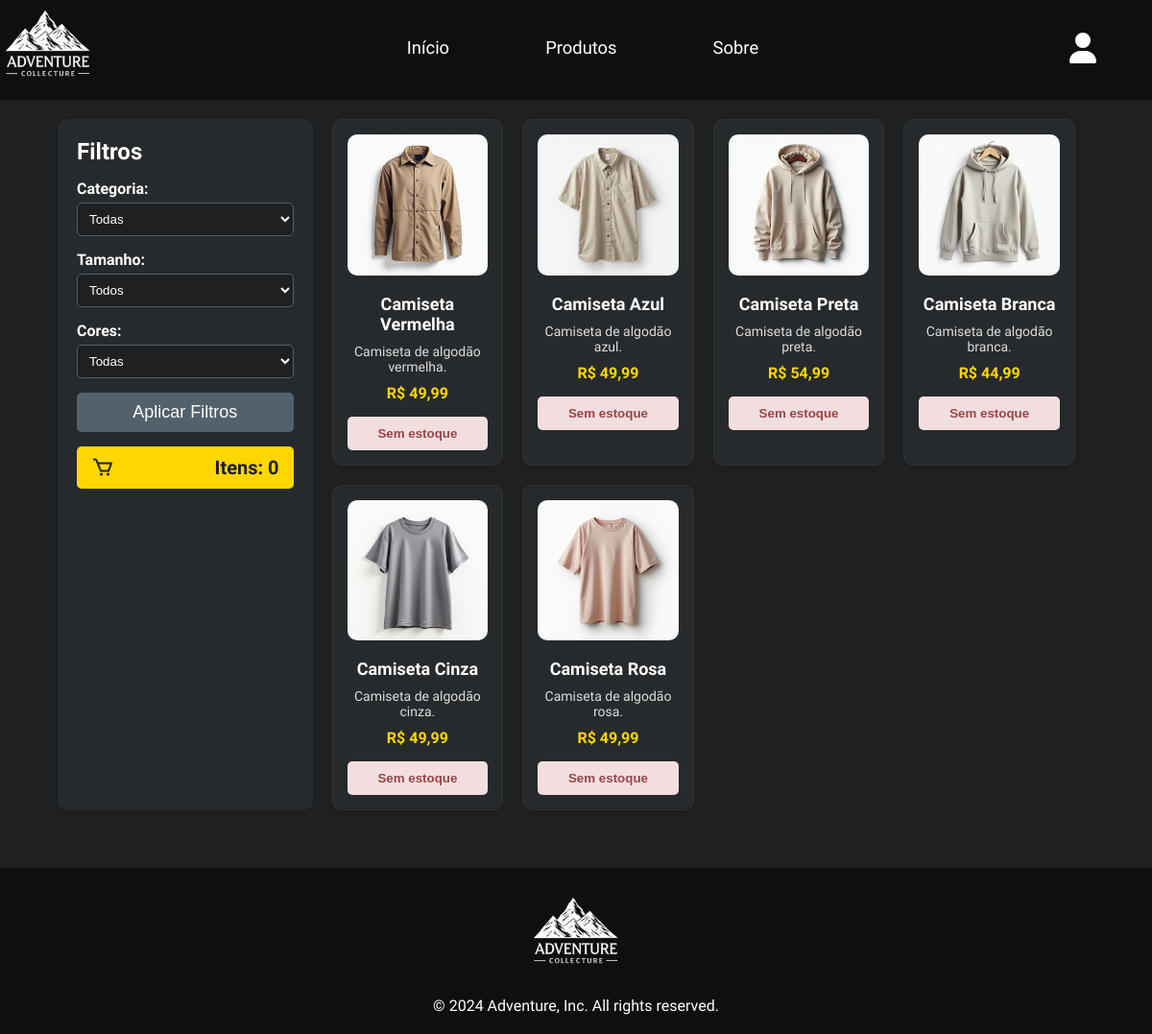
The page /public/index.php?a=loja on the database as committed earlier.
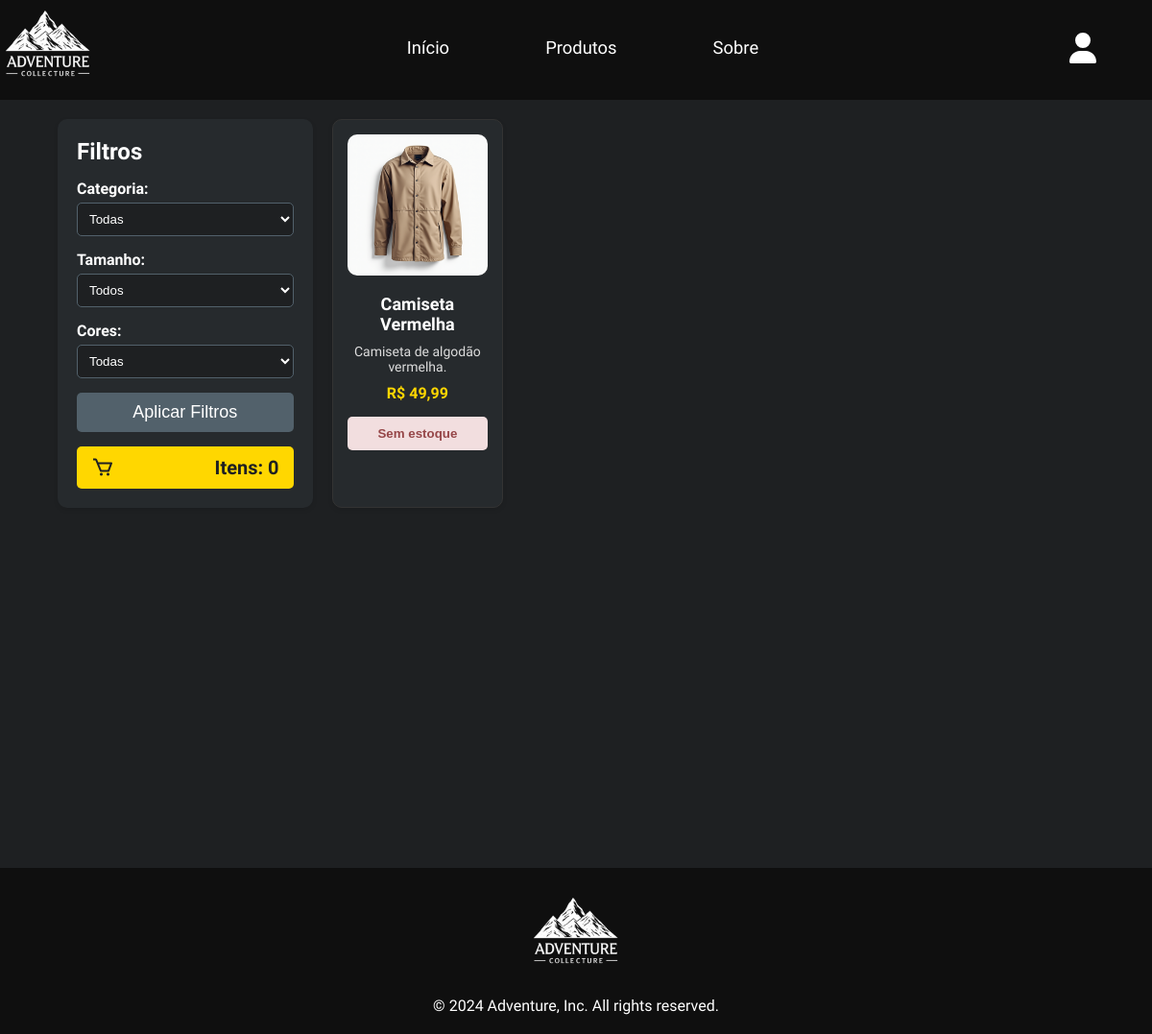
The same page on the database as committed later.
### tables this page shows
CREATE TABLE IF NOT EXISTS produtos (
  id INT PRIMARY KEY NOT NULL AUTO_INCREMENT,
  nome_produto VARCHAR(100) NOT NULL,
  descricao TEXT NOT NULL,
  preco DECIMAL(10,2) NOT NULL,
  categoria_id INT NOT NULL,
  tamanho_id INT NOT NULL,
  cor_id INT NOT NULL,
  imagem_produto VARCHAR(255),
  visivel TINYINT,
  data_criacao DATETIME NOT NULL DEFAULT CURRENT_TIMESTAMP,
  data_atualizacao DATETIME NOT NULL DEFAULT CURRENT_TIMESTAMP ON UPDATE CURRENT_TIMESTAMP,
  FOREIGN KEY (categoria_id) REFERENCES produto_categoria (id),
  FOREIGN KEY (tamanho_id) REFERENCES produto_tamanho (id),
  FOREIGN KEY (cor_id) REFERENCES produto_cores (id)
);

### core/controllers/Main.php (called while the page is built, shortened)
<?php
class Main{
    public function loja() {
        $produtos = new Produtos();
        $listarProdutos = $produtos->listarProdutos();
        $listarCategoria = $produtos->listarCategoria();
        $listarTamanho = $produtos->listarTamanho();
        $listarCor = $produtos->listarCor();
        $estoques = [];
        if (is_array($listarProdutos) && count($listarProdutos) > 0) {
            foreach ($listarProdutos as $produto) {
                $estoque = $produtos->listarEstoque($produto->id, $produto->cor_id, $produto->tamanho_id);
                $estoques[$produto->id] = $estoque;
            }
        }
        Store::Layout([
            'layout/html_header',
            'layout/header',
            'loja',
            'layout/footer',
            'layout/html_footer',
        ], [
            'produtos' => $listarProdutos,
            'categorias' => $listarCategoria,
            'tamanhos' => $listarTamanho,
            'cores' => $listarCor,
            'estoques' => $estoques
        ]);
    }
}

### core/rotas.php (called while the page is built, shortened)
<?php
$rotas = [
    'inicio' => 'main@index',
    'loja' => 'main@loja',
    'detalhes_produto' => 'main@detalhes_produto',
    'personalizacao_produto' => 'main@personalizacao_produto',
    'sobre' => 'main@sobre',
    'adicionar_carrinho' => 'carrinho@adicionar_carrinho',
    'limpar_carrinho' => 'carrinho@limpar_carrinho',
    'carrinho' => 'carrinho@carrinho',
    'remover_produto_carrinho' => 'carrinho@remover_produto_carrinho',
    'finalizar_compra' => 'carrinho@finalizar_compra',
    'finalizar_compra_resumo' => 'carrinho@finalizar_compra_resumo',
    'endereco_alternativo' => 'carrinho@endereco_alternativo',
    'metodo_pagamento' => 'carrinho@metodo_pagamento',
    'user_account' => 'usuario@user_account',
    'user_pedidos' => 'usuario@user_pedidos',
    'user_config' => 'usuario@user_config',
    'pedido' => 'usuario@pedido',
    'pagamento_processado' => 'pedido@pagamento_processado',
    'logout' => 'main@logout',
    'login' => 'main@login',
    'registrar_usuario' => 'main@registrar_usuario',
    'criar_cliente' => 'main@criar_cliente',
    'registro_endereco' => 'main@registro_endereco',
    'criar_endereco' => 'main@criar_endereco',
    'formulario-duvidas' => 'main@formDuvidas',
    'confirmar_email' => 'main@confirmar_email',
    'login_submit' => 'main@login_submit',
    'filtrar_produtos' => 'main@filtrar_produtos',
    'recuperar_senha' => 'main@recuperar_senha',
    'verificar_email' => 'main@verificar_email',
    'recuperar_senha_submit' => 'main@recuperar_senha_submit',
];
$acao = 'inicio';
if(isset($_GET['a'])){
    if(!key_exists($_GET['a'], $rotas)){
        $acao = 'inicio';
    } else{
        $acao = $_GET['a'];
    }
}
$partes = explode('@', $rotas[$acao]);
$metodo = $partes[1];
$ctr = new $controlador();
$ctr->$metodo();

### public/index.php (called while the page is built, shortened)
<?php
require_once('../core/rotas.php');

### core/classes/Database.php (called while the page is built, shortened)
<?php
class Database{
    private $conexao;
    private function conectar(){
        $this->conexao = new PDO(
            'mysql:'.
            'host='.MYSQL_SERVER.';'.
            'dbname='.MYSQL_DATABASE.';'.
            'charset='.MYSQL_CHARSET,
            MYSQL_USER,
            MYSQL_PASS,
            array(PDO::ATTR_PERSISTENT => true)
        );
        $this->conexao->setAttribute(PDO::ATTR_ERRMODE, PDO::ERRMODE_WARNING);
    }
    private function desconectar(){
        $this->conexao = null;
    }
    public function select($sql, $param = null){
        $res = null;
        try{
            if(!empty($param)){
                $exe = $this->conexao->prepare($sql);
                $exe->execute($param);
                $res = $exe->fetchAll(PDO::FETCH_CLASS);
            } else{
                $exe = $this->conexao->prepare($sql);
                $exe->execute();
                $res = $exe->fetchAll(PDO::FETCH_CLASS);
            }
        }catch(PDOException $e){
            echo $e;
        }
        return $res;
    }
};

### core/models/Produtos.php (called while the page is built, shortened)
<?php
class Produtos
{
    public function listarProdutos()
    {
        $sql = new Database();
        $resultado = $sql->select("SELECT * FROM produtos where visivel = 1");
        return $resultado;
    }
}

### core/views/loja.php (the view, shortened to what this page needs)
<?php
$total_produtos = 0;
?>
<link rel="stylesheet" href="assets/css/produtos_loja.css">
<div class="page-container">
    <div class="container content">
        <aside class="sidebar">
            <form action="?a=filtrar_produtos" method="POST">
                <h4>Filtros</h4>
                <div class="filter-group">
                    <label for="categoria" id="nome_categoria">Categoria:</label>
                    <select id="categoria" name="id_categoria">
                        <option>Todas</option>
                    </select>
                </div>
                <div class="filter-group">
                    <label for="tamanho">Tamanho:</label>
                    <select id="tamanho" name="id_tamanho">
                        <option>Todos</option>
                    </select>
                </div>
                <div class="filter-group">
                    <label for="cor">Cores:</label>
                    <select id="cor" name="id_cor">
                        <option>Todas</option>
                    </select>
                </div>
                <button type="submit" class="btn">Aplicar Filtros</button>
                <div class="cart-container">
                    <a href="?a=carrinho" class="cart-link">
                        <i class='bx bx-cart'></i>
                        <span id="carrinho">Itens: <?= $total_produtos ?></span>
                    </a>
                </div>
            </form>
        </aside>
        <main class="products">
            <?php foreach ($produtos as $produto): ?>
                <a href="?a=detalhes_produto&id=<?= $produto->id ?>" class="product-card">
                    <div>
                        <img src="assets/images/produtos/<?= $produto->imagem_produto ?>" alt="<?= htmlspecialchars($produto->nome_produto) ?>">
                        <h5><?= htmlspecialchars($produto->nome_produto) ?></h5>
                        <p><?= htmlspecialchars($produto->descricao) ?></p>
                        <h4>R$ <?= number_format($produto->preco, 2, ',', '.') ?></h4>
                        <?php
                        $quantidade_disponivel = isset($estoques[$produto->id]) && !empty($estoques[$produto->id])
                            ? $estoques[$produto->id][0]->quantidade_disponivel
                            : 0;
                        ?>
                        <?php if ($quantidade_disponivel <= 0): ?>
                            <button class="btn-sem-estoque" onclick="alerta_estoque(); return false;">Sem estoque</button>
                        <?php else: ?>
                            <button class="btn" onclick="adicionar_carrinho(<?= $produto->id ?>); return false;">Adicionar ao carrinho</button>
                        <?php endif; ?>
                    </div>
                </a>
            <?php endforeach; ?>
        </main>
    </div>
</div>

### core/classes/Store.php (shortened to what this page needs)
<?php
class Store{
    public static function Layout($estruturas, $dados= null){
        foreach($estruturas as $estrutura){
            include("../core/views/$estrutura.php");
        }
    }
};

### core/views/layout/html_header.php (shortened to what this page needs)
<!DOCTYPE html>
<html lang="en">
<head>
    <link rel="stylesheet" href="assets/css/header-footer.css">
    <link href='https://unpkg.com/boxicons@2.1.4/css/boxicons.min.css' rel='stylesheet'>
</head>
<body>

### core/views/layout/header.php (shortened to what this page needs)
<header>
    <nav class="nav-bar">
        <div class="logo">
            <a href="?a=inicio"><img src="assets/images/Novo Projeto.png" alt=""></a>
        </div>
        <div class="nav-list">
            <ul>
                <li class="nav-item"><a href="?a=inicio" class="nav-link">Início</a></li>
                <li class="nav-item"><a href="?a=loja" class="nav-link">Produtos</a></li>
                <li class="nav-item"><a href="?a=sobre" class="nav-link">Sobre</a></li>
            </ul>
        </div>
        <div class="dropdown">
            <img src="assets/images/user-solid.svg" alt="User Icon" class="user-icon" onclick="toggleDropdown()">
        </div>
    </nav>
</header>

### core/views/layout/footer.php
<footer>
    <div class="logo-footer">
        <img src="assets/images/Novo Projeto.png" alt="Adventure Logo">
    </div>
    <div class="texto-footer">
        <p>© 2024 Adventure, Inc. All rights reserved.</p>
    </div>
</footer>

### core/views/layout/html_footer.php (shortened to what this page needs)
</body>
</html>

### public/assets/css/header-footer.css (style rules this page uses)
* { padding: 0; margin: 0; box-sizing: border-box; }
body { background-image: url('../images/background-image.png'); background-size: cover; background-color: rgba(0, 0, 0, 0.7); background-blend-mode: darken; background-repeat: no-repeat; display: flex; flex-direction: column; min-height: 100vh; }
.nav-bar { display: flex; align-items: center; justify-content: space-between; background-color: rgba(0, 0, 0, 0.8); padding: 0px 58px 0px 0px; position: relative; width: 100%; z-index: 10; }
.logo { display: flex; align-items: center; margin-right: auto; }
.nav-list { flex: 1; display: flex; justify-content: center; }
.nav-list ul { display: flex; list-style: none; }
.nav-item { margin: 0 50px; font-size: 1.15rem; color: #fff; font-family: "Josefin Sans", sans-serif; text-decoration: none; }
.nav-link { list-style: none; text-decoration: none; font-size: 1.15rem; color: #fff; font-family: "Josefin Sans", sans-serif; font-weight: 400; position: relative; display: inline-block; padding-bottom: 5px; }
.nav-link::after { list-style: none; content: ''; position: absolute; width: 0; height: 2px; background-color: #ffffff; left: 0; bottom: 0; transition: width 0.3s ease-in-out; }
.dropdown { position: relative; }
.user-icon { cursor: pointer; }
footer { display: flex; flex-direction: column; align-items: center; background-color: rgba(0, 0, 0, 0.8); padding: 20px 0; color: #fff; }
.logo-footer img { max-width: 150px; }
.texto-footer p { font-size: 1rem; font-family: "Josefin Sans", sans-serif; margin: 10px 0 0; text-align: center; }

### public/assets/css/produtos_loja.css (style rules this page uses)
.page-container { min-height: 100vh; display: flex; flex-direction: column; justify-content: space-between; font-family: "Lexend Zetta", sans-serif; background-color: #1E2022; color: white; }
.container { padding: 20px 5%; display: flex; gap: 20px; justify-content: space-between; }
.sidebar { width: 25%; background-color: #262A2D; padding: 20px; border-radius: 10px; box-shadow: 0 2px 5px rgba(0, 0, 0, 0.1); }
.sidebar h4 { font-size: 24px; color: #fff; margin-bottom: 15px; }
.filter-group { margin-bottom: 15px; display: flex; flex-direction: column; }
.filter-group label { color: #fff; font-weight: bold; margin-bottom: 5px; }
.filter-group select { padding: 8px; border: 1px solid #52616b; border-radius: 5px; background-color: #1E2022; color: white; }
.sidebar .btn { text-decoration: none; background-color: #52616b; color: white; padding: 10px 15px; border-radius: 5px; width: 100%; font-size: 18px; cursor: pointer; border: none; }
.cart-container { margin-top: 15px; position: sticky; top: 10px; }
.cart-link { display: flex; align-items: center; justify-content: space-between; background-color: #FFD700; color: #1E2022; padding: 10px 15px; border-radius: 5px; text-decoration: none; }
.cart-link i { font-size: 24px; color: #1E2022; }
.cart-link span { font-size: 20px; font-weight: bold; }
.products { display: flex; flex-wrap: wrap; gap: 20px; width: 75%; text-decoration: none; }
.products a { text-decoration: none; }
.product-card { background-color: #262A2D; border: 1px solid #333; border-radius: 10px; width: calc(25% - 20px); padding: 15px; color: white; text-align: center; box-shadow: 0 2px 5px rgba(0, 0, 0, 0.1); transition: transform 0.3s ease, box-shadow 0.3s ease; }
.product-card img { max-width: 100%; height: auto; border-radius: 10px; margin-bottom: 15px; }
.product-card h5 { font-size: 18px; color: #fff; margin-bottom: 10px; }
.product-card h4 { font-size: 16px; color: #FFD700; margin-bottom: 15px; }
.product-card p { font-size: 14px; color: #ddd; margin-bottom: 10px; }
.btn-sem-estoque { background-color: #F2DEDF; color: #964648; padding: 10px; border-radius: 5px; width: 100%; font-weight: 600; cursor: not-allowed; border: none; }

Rows that differ between the two databases and show on the page:
removed produtos: imagem_produto (picture), nome_produto "Camiseta Azul", descricao "Camiseta de algodão azul.", preco "49,99", shows "Sem estoque"
removed produtos: imagem_produto (picture), nome_produto "Camiseta Preta", descricao "Camiseta de algodão preta.", preco "54,99", shows "Sem estoque"
removed produtos: imagem_produto (picture), nome_produto "Camiseta Branca", descricao "Camiseta de algodão branca.", preco "44,99", shows "Sem estoque"
removed produtos: imagem_produto (picture), nome_produto "Camiseta Cinza", descricao "Camiseta de algodão cinza.", preco "49,99", shows "Sem estoque"
removed produtos: imagem_produto (picture), nome_produto "Camiseta Rosa", descricao "Camiseta de algodão rosa.", preco "49,99", shows "Sem estoque"
